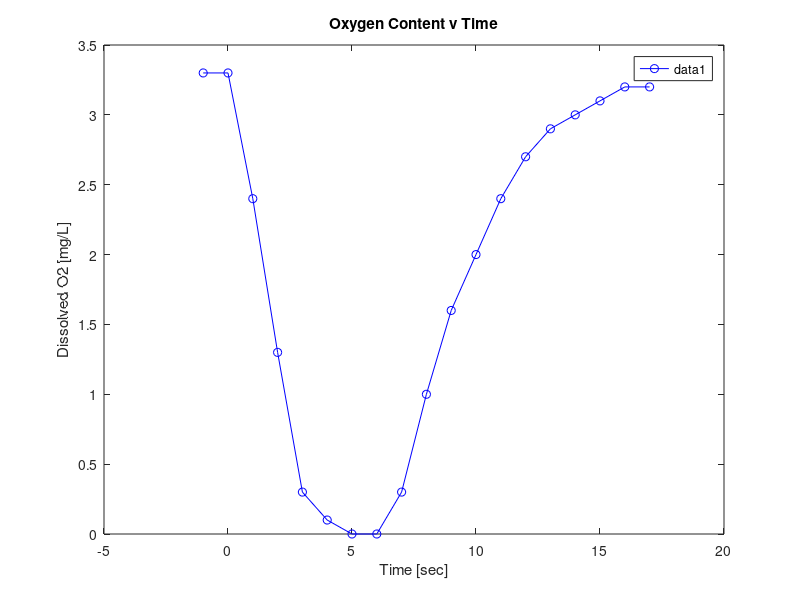

The MATLAB source for this figure:
time_vect = linspace(-1,17,19);
DO = [3.3, 3.3, 2.4, 1.3, 0.3, 0.1, 0.0, 0.0, 0.3, 1.0,1.6,2.0,2.4,2.7,2.9,3.0,3.1,3.2,3.2];
C_star = 7.3 % mg/L

figure(1)
plot(time_vect,DO,'-ob')
title('Oxygen Content v Time')
xlabel('Time [sec]')
ylabel('Dissolved O2 [mg/L]')
legend()

% The Oxygen Uptake Rate (OUR) is the slope of points:
    % 2, 3 , 4 , 5

